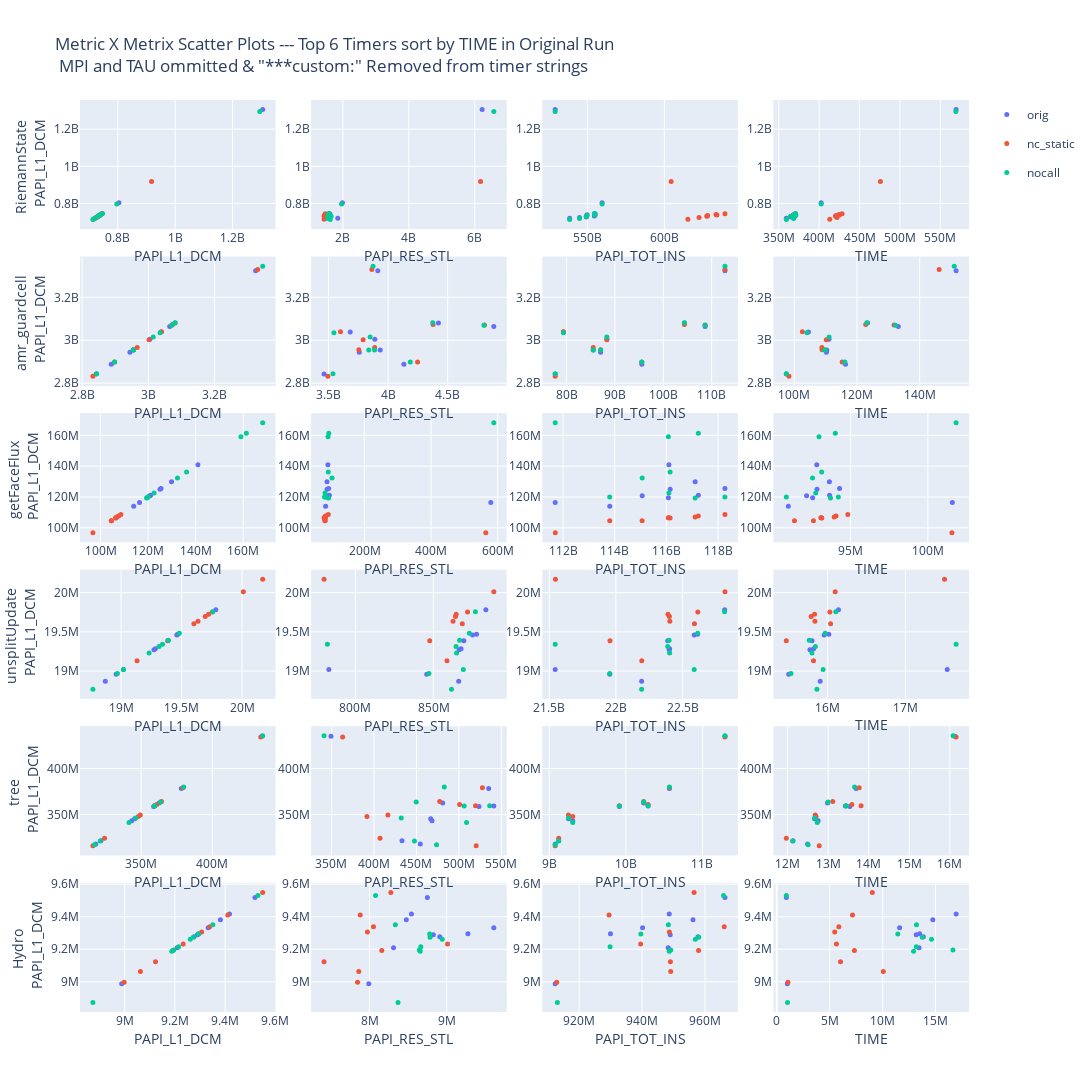

Notebook cell for this chart:
### Markdown cell above
non_normal_STL_df, non_normal_ins_DCM, non_normal_ins_df, non_normal_df,

### Code cell
metrics = {'PAPI_L1_DCM':non_normal_DCM_df, 'PAPI_RES_STL':non_normal_STL_df,'PAPI_TOT_INS': non_normal_ins_df, 'TIME':non_normal_df}
fig = make_subplots(rows=len(top_timers), cols=4, vertical_spacing=0.03, horizontal_spacing=0.04)
colors = ['#636EFA', '#EF553B', '#00CC96']
legend_bool = True

row = 1
for timer in top_timers:
    m_keys = list(metrics)
#     print(m_keys, type(m_keys))
    m1 = m_keys[0]
    col = 1
    timer_text = timer.replace('*** custom:', '')
    fig.update_yaxes(title_text=timer_text + ' <br> ' +  m1, row=row, col=col, title_standoff = 5)
    for m2 in m_keys:
        fig.add_trace(go.Scatter(x=metrics[m2][timer][0:nodes_num-1], y=metrics[m1][timer][0:nodes_num-1], mode='markers', marker_color=colors[0], marker_size=5,
                                 name='orig', legendgroup='orig', showlegend=legend_bool, text=non_normal_df['Node'][0:nodes_num-1]), row=row, col=col)
        fig.add_trace(go.Scatter(x=metrics[m2][timer][nodes_num:2*nodes_num-1], y=metrics[m1][timer][nodes_num:2*nodes_num-1], mode='markers', marker_color=colors[1], marker_size=5,
                                 name='nc_static', legendgroup='nc_static', showlegend=legend_bool, text=non_normal_df['Node'][nodes_num:2*nodes_num-1],), row=row, col=col)
        fig.add_trace(go.Scatter(x=metrics[m2][timer][2*nodes_num:3*nodes_num-1], y=metrics[m1][timer][2*nodes_num:3*nodes_num-1], mode='markers', marker_color=colors[2], marker_size=5,
                                 name='nocall', legendgroup='nocall', showlegend=legend_bool, text=non_normal_df['Node'][2*nodes_num:3*nodes_num-1],), row=row, col=col)
        
        fig.update_xaxes(title_text=m2, row=row, col=col, title_standoff = 5)

        
        legend_bool = False
        col+=1
    
    row+=1

title= 'Metric X Metrix Scatter Plots --- Top '+str(len(top_timers)) +' Timers sort by TIME in Original Run <br> MPI and TAU ommitted & "***custom:" Removed from timer strings'
fig.update_layout(height=2200, width=1500, title=title)
# fig.write_html("/home/users/MTrappett/Flash5_theta/MetricXMetric_scatter_plots_Theta64.html")
fig.show()
